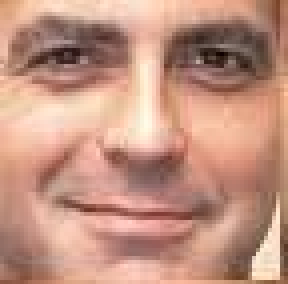
%> input picture LBP/lbp-knn-master/famous_database/clooney_1.jpg, 72 x 71 px (shown 4 times larger)
$ octave --eval "result = fourier_rad_ang(rgb2gray(imread('famous_database/clooney_1.jpg')));"   (GNU Octave 9; MATLAB toolbox functions it lacks are replaced by stand-ins)
%> lines starting %> are read from the running program, lines starting %| are printed output that depends on the picture
function assin = fourier_rad_ang(I)

[M N] = size(I);
if(M~=N)
    minimo = min([M N]);
    I=imresize(I,[minimo minimo]);
end

assin = [];
[M N] = size(I);
IF = abs(fftshift(fft2(I)));


% obter matriz de raios e separa�oes angulares
[r, f] = sep_angulares(M, 4);


%calculo da assinatura
for ang = 0:7

    [mi, mf, ni, nf] = quadrante(ang, M, N);
    mini = IF(mi:mf, ni:nf);
    minir = r(mi:mf, ni:nf);
    minif = f(mi:mf, ni:nf);

    for freq_radial = [3 6 9 12 15 18 21 24]; %[5 10 15 20 30 40 50 60];

        minir_ = minir <= freq_radial;
        minif_ = minif == rem(ang,2);
        final = and(minir_, minif_);
        assin = [assin, sum(mini(find(final)))];

    end
end

end


function [r, f1] = sep_angulares(size, spokes)

hsup = (size-1)/2; % size controls the resolution
[x,y] = meshgrid([-hsup:hsup]);

[THETA, r] = cart2pol(x,y);

f1 = sin(THETA*spokes);   % 1st radial filter
f1 = f1 >= 0;

end


function [mi, mf, ni, nf] = quadrante(dir, M, N)

if (dir == 0 || dir == 1)
    mi = 1;
    mf = M/2;
    ni = N/2+1;
    nf = N;
end

if (dir == 2 || dir == 3)
    mi = 1;
    mf = M/2;
    ni = 1;
    nf = N/2;
end

if (dir == 4 || dir == 5)
    mi = M/2+1;
    mf = M;
    ni = 1;
    nf = N/2;
end

if (dir == 6 || dir == 7)
    mi = M/2+1;
    mf = M;
    ni = N/2+1;
    nf = N;
end

end
%> in fourier_rad_ang, `I=imresize(I,[minimo minimo]);`:
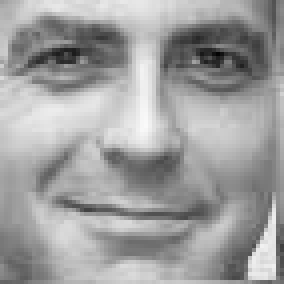
%> I: size 71x71 uint8 (shown 4 times larger); min 4, max 250, mean 159
%> in fourier_rad_ang, `mini = IF(mi:mf, ni:nf);`:
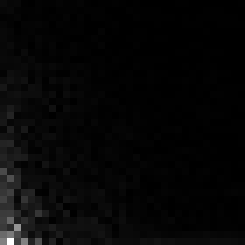
%> mini: size 35x35 double (shown 7 times larger); min 4.42, max 33456.1, mean 867.9; drawn with min black and max white
%> the loop in fourier_rad_ang, `for freq_radial = [3 6 9 12 15 18 21 24];` made 8 passes
%> assin on passes 1 to 6: 66443.8, [66443.8 145948.7], [66443.8 145948.7 201383.7], [66443.8 145948.7 201383.7 238976.2], [66443.8 145948.7 201383.7 238976.2 284958.6], [66443.8 145948.7 201383.7 238976.2 284958.6 323143.3]
%> `result = fourier_rad_ang(rgb2gray(imread('famous_database/clooney_1.jp..`: result = 64 values, max 521973.4 at index 64, min 2103 at index 49, mean 261403.9
